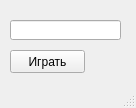
<?xml version="1.0" encoding="UTF-8"?>
<ui version="4.0">
 <class>MainWindow</class>
 <widget class="QMainWindow" name="MainWindow">
  <property name="geometry">
   <rect>
    <x>0</x>
    <y>0</y>
    <width>136</width>
    <height>108</height>
   </rect>
  </property>
  <property name="windowTitle">
   <string>MainWindow</string>
  </property>
  <widget class="QWidget" name="centralwidget">
   <widget class="QLineEdit" name="le">
    <property name="geometry">
     <rect>
      <x>10</x>
      <y>20</y>
      <width>111</width>
      <height>20</height>
     </rect>
    </property>
   </widget>
   <widget class="QPushButton" name="btn1">
    <property name="geometry">
     <rect>
      <x>10</x>
      <y>50</y>
      <width>75</width>
      <height>23</height>
     </rect>
    </property>
    <property name="text">
     <string>Играть</string>
    </property>
   </widget>
  </widget>
  <widget class="QMenuBar" name="menubar">
   <property name="geometry">
    <rect>
     <x>0</x>
     <y>0</y>
     <width>136</width>
     <height>21</height>
    </rect>
   </property>
  </widget>
  <widget class="QStatusBar" name="statusbar"/>
 </widget>
 <resources/>
 <connections/>
</ui>
